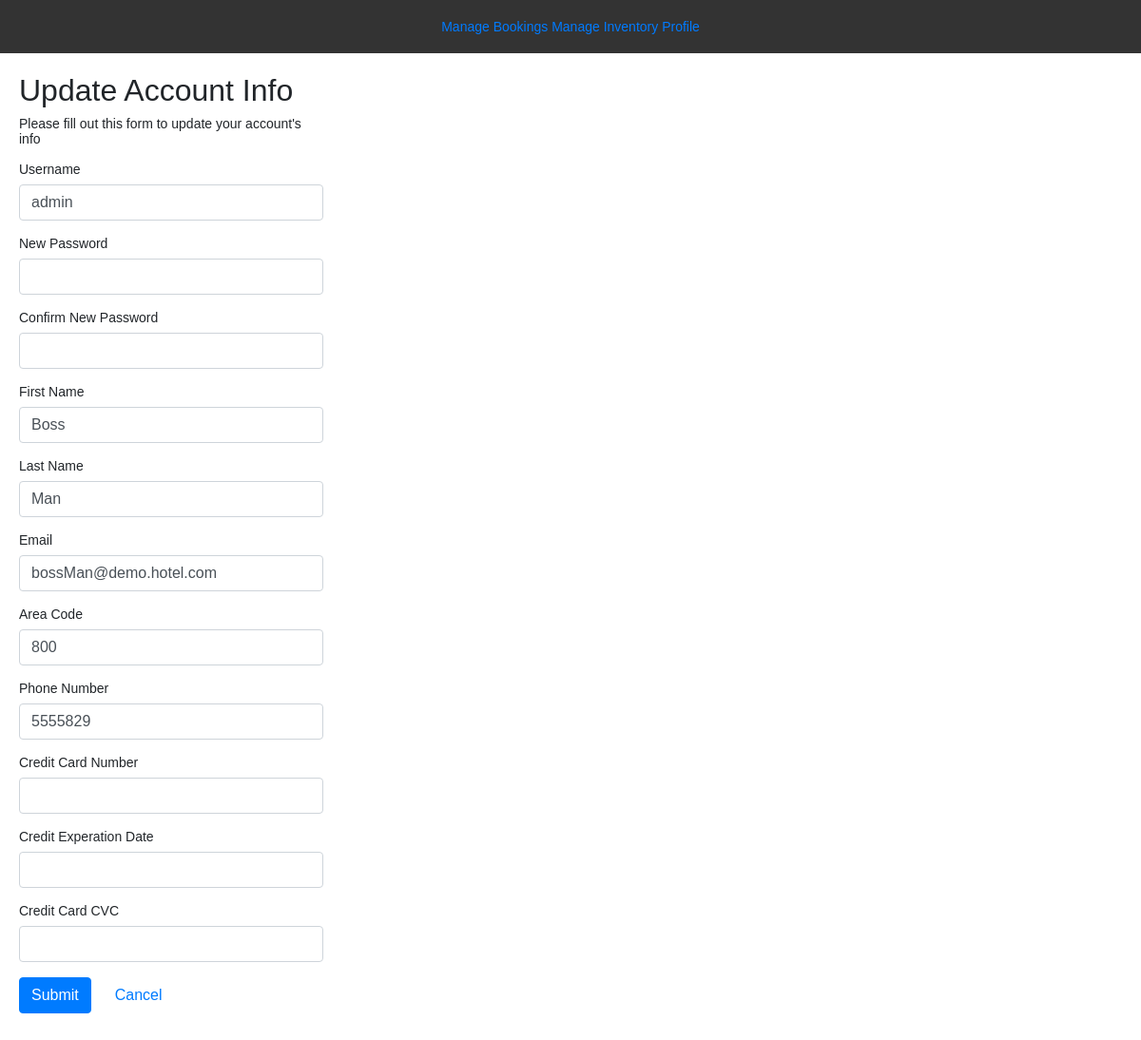
Screenshot of /updateaccount.php (signed in) with the database file from the repository.
### tables this page shows
CREATE TABLE `user_hotel` (
  `ACCOUNT_NUMBER` bigint(255) NOT NULL,
  `USERNAME` varchar(48) NOT NULL,
  `EMPLOYEE_NUMBER` int(11) DEFAULT NULL,
  `PASSWORD` tinytext NOT NULL,
  `FIRST_NAME` tinytext NOT NULL,
  `LAST_NAME` tinytext NOT NULL,
  `USER_EMAIL` text NOT NULL,
  `USER_AREA_CODE` int(11) NOT NULL,
  `USER_NUMBER` int(11) NOT NULL
);

### updateaccount.php (the view, shortened to what this page needs)
<?php
include 'navbar.php';
$username = $_SESSION["username"];
$accNum = $_SESSION["acc"];
$new_password = $confirm_password = $first_Name = $last_Name = $email = $area_code = $phone_number = $cc_number = $cc_exp = $cc_cvc = "";
$sys_err = $new_password_err = $confirm_password_err = $first_Name_err = $last_Name_err = $email_err = $area_code_err = $phone_number_err = $cc_number_err = $cc_exp_err = $cc_cvc_err = "";
$sql = "SELECT * FROM user_hotel WHERE ACCOUNT_NUMBER = $accNum";
$resultUser = mysqli_query($link, $sql);
if(mysqli_num_rows($resultUser) != 1){
    echo "<tr><th>internal error</th></tr><br>";
} else {
    if($row = mysqli_fetch_assoc($resultUser)){
        $first_Name = $row['FIRST_NAME'];
        $last_Name = $row['LAST_NAME'];
        $email = $row['USER_EMAIL'];
        $area_code = $row['USER_AREA_CODE'];
        $phone_number = $row['USER_NUMBER'];
    }
}
?>
<!DOCTYPE html>
<html lang="en">
<head>
    <link rel="stylesheet" href="https://stackpath.bootstrapcdn.com/bootstrap/4.5.2/css/bootstrap.min.css">
</head>
<body>
    <div class="wrapper">
        <h2>Update Account Info</h2>
        <p>Please fill out this form to update your account's info</p>
        <form action="<?php echo htmlspecialchars($_SERVER["PHP_SELF"]); ?>" method="post">
            <div class="form-group">
                <label>Username</label>
                <span class="form-control"> <?php echo $username; ?> </span>
            </div>
            <div class="form-group">
                <label>New Password</label>
                <input type="password" name="new_password" class="form-control <?php echo (!empty($new_password_err)) ? 'is-invalid' : ''; ?>" value="<?php echo $new_password; ?>">
            </div>
            <div class="form-group">
                <label>Confirm New Password</label>
                <input type="password" name="confirm_password" class="form-control <?php echo (!empty($confirm_password_err)) ? 'is-invalid' : ''; ?>">
            </div>
            <div class="form-group">
                <label>First Name</label>
                <input type="text" name="first_Name" class="form-control <?php echo (!empty($first_Name_err)) ? 'is-invalid' : ''; ?>" value="<?php echo $first_Name; ?>">
            </div>
            <div class="form-group">
                <label>Last Name</label>
                <input type="text" name="last_Name" class="form-control <?php echo (!empty($last_Name_err)) ? 'is-invalid' : ''; ?>" value="<?php echo $last_Name; ?>">
            </div>
            <div class="form-group">
                <label>Email</label>
                <input type="text" name="email" class="form-control <?php echo (!empty($email_err)) ? 'is-invalid' : ''; ?>" value="<?php echo $email; ?>">
            </div>
            <div class="form-group">
                <label>Area Code</label>
                <input type="text" name="area_code" class="form-control <?php echo (!empty($area_code_err)) ? 'is-invalid' : ''; ?>" value="<?php echo $area_code; ?>">
            </div>
            <div class="form-group">
                <label>Phone Number</label>
                <input type="text" name="phone_number" class="form-control <?php echo (!empty($phone_number_err)) ? 'is-invalid' : ''; ?>" value="<?php echo $phone_number; ?>">
            </div>
            <div class="form-group">
                <label>Credit Card Number</label>
                <input type="text" name="cc_number" class="form-control <?php echo (!empty($cc_number_err)) ? 'is-invalid' : ''; ?>" value="<?php echo $cc_number; ?>">
            </div>
            <div class="form-group">
                <label>Credit Experation Date</label>
                <input type="text" name="cc_exp" class="form-control <?php echo (!empty($cc_exp_err)) ? 'is-invalid' : ''; ?>" value="<?php echo $cc_exp; ?>">
            </div>
            <div class="form-group">
                <label>Credit Card CVC</label>
                <input type="text" name="cc_cvc" class="form-control <?php echo (!empty($cc_cvc_err)) ? 'is-invalid' : ''; ?>" value="<?php echo $cc_cvc; ?>">
            </div>
            <div class="form-group">
                <input type="submit" class="btn btn-primary" value="Submit">
                <a class="btn btn-link ml-2" href="welcome.php">Cancel</a>
            </div>
        </form>
    </div>
</body>
</html>

### roomCharges.css (style rules this page uses)
body { font-family: Arial, sans-serif; margin: 0; padding: 0; background-color: #f2f2f2; }

### updateaccount.php (style rules this page uses)
body { font: 14px sans-serif; }
.wrapper { width: 360px; padding: 20px; }

### rows the page displays
user_hotel: first_Name "Boss", last_Name "Man", email "bossMan@demo.hotel.com", area_code "800", phone_number "5555829"

### other values shown
$title "Manage Bookings"
$title "Manage Inventory"
$title "Profile"
$username "admin"
